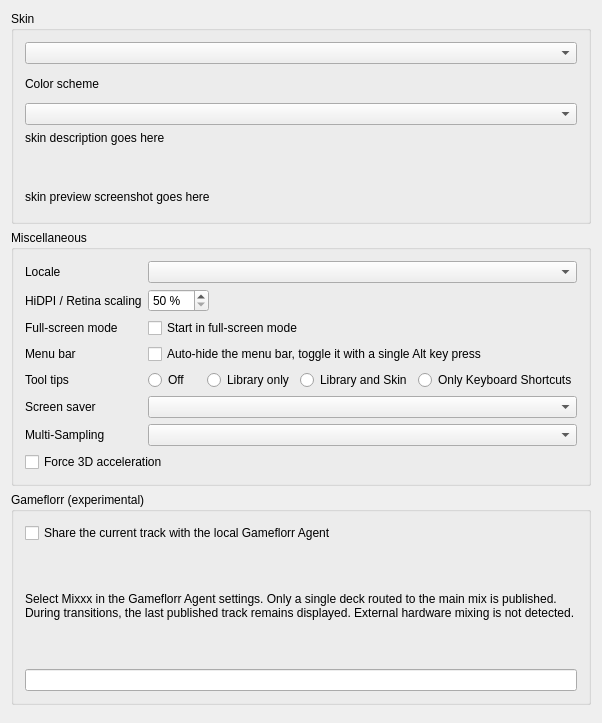
<?xml version="1.0" encoding="UTF-8"?>
<ui version="4.0">
 <class>DlgPrefControlsDlg</class>
 <widget class="QWidget" name="DlgPrefControlsDlg">
  <property name="geometry">
   <rect>
    <x>0</x>
    <y>0</y>
    <width>602</width>
    <height>723</height>
   </rect>
  </property>
  <property name="windowTitle">
   <string>Interface Preferences</string>
  </property>
  <layout class="QVBoxLayout" name="gridLayout_skin">

   <item>
    <widget class="QGroupBox" name="groupBoxSkinOptions">
     <property name="title">
      <string>Skin</string>
     </property>
     <layout class="QVBoxLayout" name="skinLayout">

      <item>
       <widget class="QComboBox" name="ComboBoxSkinconf">
        <property name="sizePolicy">
         <sizepolicy hsizetype="Expanding" vsizetype="Fixed">
          <horstretch>0</horstretch>
          <verstretch>0</verstretch>
         </sizepolicy>
        </property>
        <property name="accessibleName">
         <string>Skin selector</string>
        </property>
       </widget>
      </item>

      <item>
       <widget class="QLabel" name="labelColorScheme">
        <property name="enabled">
         <bool>true</bool>
        </property>
        <property name="font">
         <font/>
        </property>
        <property name="text">
         <string>Color scheme</string>
        </property>
        <property name="wordWrap">
         <bool>false</bool>
        </property>
        <property name="buddy">
         <cstring>ComboBoxSchemeconf</cstring>
        </property>
       </widget>
      </item>

      <item>
       <widget class="QComboBox" name="ComboBoxSchemeconf">
        <property name="sizePolicy">
         <sizepolicy hsizetype="Expanding" vsizetype="Fixed">
          <horstretch>0</horstretch>
          <verstretch>0</verstretch>
         </sizepolicy>
        </property>
        <property name="toolTip">
         <string>Select from different color schemes of a skin if available.</string>
        </property>
       </widget>
      </item>

      <item>
       <widget class="QLabel" name="skinDescriptionText">
        <property name="sizePolicy">
         <sizepolicy hsizetype="Minimum" vsizetype="Fixed">
          <horstretch>0</horstretch>
          <verstretch>0</verstretch>
         </sizepolicy>
        </property>
        <property name="text">
         <string notr="true">skin description goes here</string>
        </property>
        <property name="alignment">
         <set>Qt::AlignLeading|Qt::AlignLeft|Qt::AlignTop</set>
        </property>
        <property name="wordWrap">
         <bool>true</bool>
        </property>
       </widget>
      </item>

      <item>
       <widget class="QLabel" name="warningLabel">
        <property name="text">
         <string/>
        </property>
        <property name="alignment">
         <set>Qt::AlignJustify|Qt::AlignVCenter</set>
        </property>
       </widget>
      </item>

      <item>
       <widget class="QLabel" name="skinPreviewLabel">
        <property name="text">
         <string notr="true">skin preview screenshot goes here</string>
        </property>
       </widget>
      </item>
     </layout>
    </widget>
   </item>

   <item>
    <widget class="QGroupBox" name="groupBoxMiscOptions">
     <property name="title">
      <string>Miscellaneous</string>
     </property>
     <layout class="QGridLayout" name="gridLayout_Misc">

      <item row="0" column="0">
       <widget class="QLabel" name="textLabelLocale">
        <property name="text">
         <string>Locale</string>
        </property>
        <property name="buddy">
         <cstring>ComboBoxLocale</cstring>
        </property>
       </widget>
      </item>
      <item row="0" column="1" colspan="2">
       <widget class="QComboBox" name="ComboBoxLocale">
        <property name="toolTip">
         <string>Locales determine country and language specific settings.</string>
        </property>
       </widget>
      </item>

      <item row="1" column="0">
       <widget class="QLabel" name="labelScaleFactor">
        <property name="text">
         <string>HiDPI / Retina scaling</string>
        </property>
        <property name="buddy">
         <cstring>spinBoxScaleFactor</cstring>
        </property>
       </widget>
      </item>
      <item row="1" column="1">
       <layout class="QHBoxLayout" name="horizontalLayout_2">
        <item>
         <widget class="QDoubleSpinBox" name="spinBoxScaleFactor">
          <property name="toolTip">
           <string>Change the size of text, buttons, and other items.</string>
          </property>
          <property name="suffix">
           <string notr="true"> %</string>
          </property>
          <property name="decimals">
           <number>0</number>
          </property>
          <property name="minimum">
           <double>50.000000000000000</double>
          </property>
          <property name="maximum">
           <double>400.000000000000000</double>
          </property>
          <property name="singleStep">
           <double>25.000000000000000</double>
          </property>
         </widget>
        </item>
        <item>
         <spacer name="horizontalSpacer_2">
          <property name="orientation">
           <enum>Qt::Horizontal</enum>
          </property>
          <property name="sizeHint" stdset="0">
           <size>
            <width>40</width>
            <height>20</height>
           </size>
          </property>
         </spacer>
        </item>
       </layout>
      </item>

      <item row="2" column="0">
       <widget class="QLabel" name="labelFullscreenOption">
        <property name="text">
         <string>Full-screen mode</string>
        </property>
        <property name="buddy">
         <cstring>checkBoxStartFullScreen</cstring>
        </property>
       </widget>
      </item>
      <item row="2" column="1" colspan="2">
       <widget class="QCheckBox" name="checkBoxStartFullScreen">
        <property name="text">
         <string>Start in full-screen mode</string>
        </property>
       </widget>
      </item>

      <item row="3" column="0">
       <widget class="QLabel" name="labelHideMenuBarOption">
        <property name="text">
         <string>Menu bar</string>
        </property>
        <property name="buddy">
         <cstring>checkBoxHideMenuBar</cstring>
        </property>
       </widget>
      </item>
      <item row="3" column="1" colspan="2">
       <widget class="QCheckBox" name="checkBoxHideMenuBar">
        <property name="text">
         <string>Auto-hide the menu bar, toggle it with a single Alt key press</string>
        </property>
       </widget>
      </item>

      <item row="4" column="0">
       <widget class="QLabel" name="labelTooltips">
        <property name="enabled">
         <bool>true</bool>
        </property>
        <property name="font">
         <font/>
        </property>
        <property name="text">
         <string>Tool tips</string>
        </property>
        <property name="wordWrap">
         <bool>false</bool>
        </property>
        <property name="buddy">
         <cstring>radioButtonTooltipsOff</cstring>
        </property>
       </widget>
      </item>
      <item row="4" column="1" colspan="2">
       <layout class="QHBoxLayout" name="horizontalLayout">
        <item>
         <widget class="QRadioButton" name="radioButtonTooltipsOff">
          <property name="text">
           <string>Off</string>
          </property>
          <attribute name="buttonGroup">
           <string notr="true">buttonGroupTooltips</string>
          </attribute>
         </widget>
        </item>
        <item>
         <widget class="QRadioButton" name="radioButtonTooltipsLibrary">
          <property name="text">
           <string>Library only</string>
          </property>
          <attribute name="buttonGroup">
           <string notr="true">buttonGroupTooltips</string>
          </attribute>
         </widget>
        </item>
        <item>
         <widget class="QRadioButton" name="radioButtonTooltipsLibraryAndSkin">
          <property name="text">
           <string>Library and Skin</string>
          </property>
          <attribute name="buttonGroup">
           <string notr="true">buttonGroupTooltips</string>
          </attribute>
         </widget>
        </item>
        <item>
         <widget class="QRadioButton" name="radioButtonTooltipsOnlyKbdShortcuts">
          <property name="text">
           <string>Only Keyboard Shortcuts</string>
          </property>
          <attribute name="buttonGroup">
           <string notr="true">buttonGroupTooltips</string>
          </attribute>
         </widget>
        </item>
       </layout>
      </item>

      <item row="5" column="0">
       <widget class="QLabel" name="label">
        <property name="text">
         <string>Screen saver</string>
        </property>
       </widget>
      </item>
      <item row="5" column="1" colspan="2">
       <widget class="QComboBox" name="comboBoxScreensaver"/>
      </item>
      <item row="6" column="0">
       <widget class="QLabel" name="multiSamplingLabel">
        <property name="text">
         <string>Multi-Sampling</string>
        </property>
       </widget>
      </item>
      <item row="6" column="1" colspan="2">
       <widget class="QComboBox" name="multiSamplingComboBox"/>
      </item>
      <item row="7" column="0" colspan="2">
       <widget class="QCheckBox" name="checkBoxForceHardwareAcceleration">
        <property name="text">
         <string>Force 3D acceleration</string>
        </property>
        <property name="toolTip">
         <string>If checked, Mixxx will always assume 3D acceleration is available. This may lead to pour performance if only CP-backed rendering is available..</string>
        </property>
       </widget>
      </item>
     </layout>
    </widget>
   </item>
   <item>
    <widget class="QGroupBox" name="groupBoxGameflorr">
     <property name="title">
      <string>Gameflorr (experimental)</string>
     </property>
     <layout class="QVBoxLayout" name="gameflorrLayout">
      <item>
       <widget class="QCheckBox" name="checkBoxGameflorr">
        <property name="text">
         <string>Share the current track with the local Gameflorr Agent</string>
        </property>
        <property name="toolTip">
         <string>Apply to enable sharing. GAMEFLORR_MIXXX_STATE_PATH overrides this setting when set before starting Mixxx.</string>
        </property>
       </widget>
      </item>
      <item>
       <widget class="QLabel" name="gameflorrInstructions">
        <property name="text">
         <string>Select Mixxx in the Gameflorr Agent settings. Only a single deck routed to the main mix is published. During transitions, the last published track remains displayed. External hardware mixing is not detected.</string>
        </property>
        <property name="wordWrap">
         <bool>true</bool>
        </property>
       </widget>
      </item>
      <item>
       <widget class="QLineEdit" name="gameflorrPath">
        <property name="readOnly">
         <bool>true</bool>
        </property>
        <property name="accessibleName">
         <string>Gameflorr shared state file</string>
        </property>
       </widget>
      </item>
     </layout>
    </widget>
   </item>
   <item>
    <spacer name="verticalSpacer">
     <property name="orientation">
      <enum>Qt::Vertical</enum>
     </property>
      <property name="sizePolicy">
       <sizepolicy hsizetype="Expanding" vsizetype="Expanding">
        <horstretch>0</horstretch>
        <verstretch>1</verstretch>
       </sizepolicy>
      </property>
    </spacer>
   </item>
  </layout>
 </widget>
 <layoutdefault spacing="6" margin="11"/>
 <tabstops>
  <tabstop>ComboBoxSkinconf</tabstop>
  <tabstop>ComboBoxSchemeconf</tabstop>
  <tabstop>ComboBoxLocale</tabstop>
  <tabstop>spinBoxScaleFactor</tabstop>
  <tabstop>checkBoxStartFullScreen</tabstop>
  <tabstop>checkBoxHideMenuBar</tabstop>
  <tabstop>radioButtonTooltipsOff</tabstop>
  <tabstop>radioButtonTooltipsLibrary</tabstop>
  <tabstop>radioButtonTooltipsLibraryAndSkin</tabstop>
  <tabstop>multiSamplingComboBox</tabstop>
  <tabstop>checkBoxForceHardwareAcceleration</tabstop>
 </tabstops>
 <resources/>
 <connections/>
 <buttongroups>
  <buttongroup name="buttonGroupTooltips"/>
 </buttongroups>
</ui>
